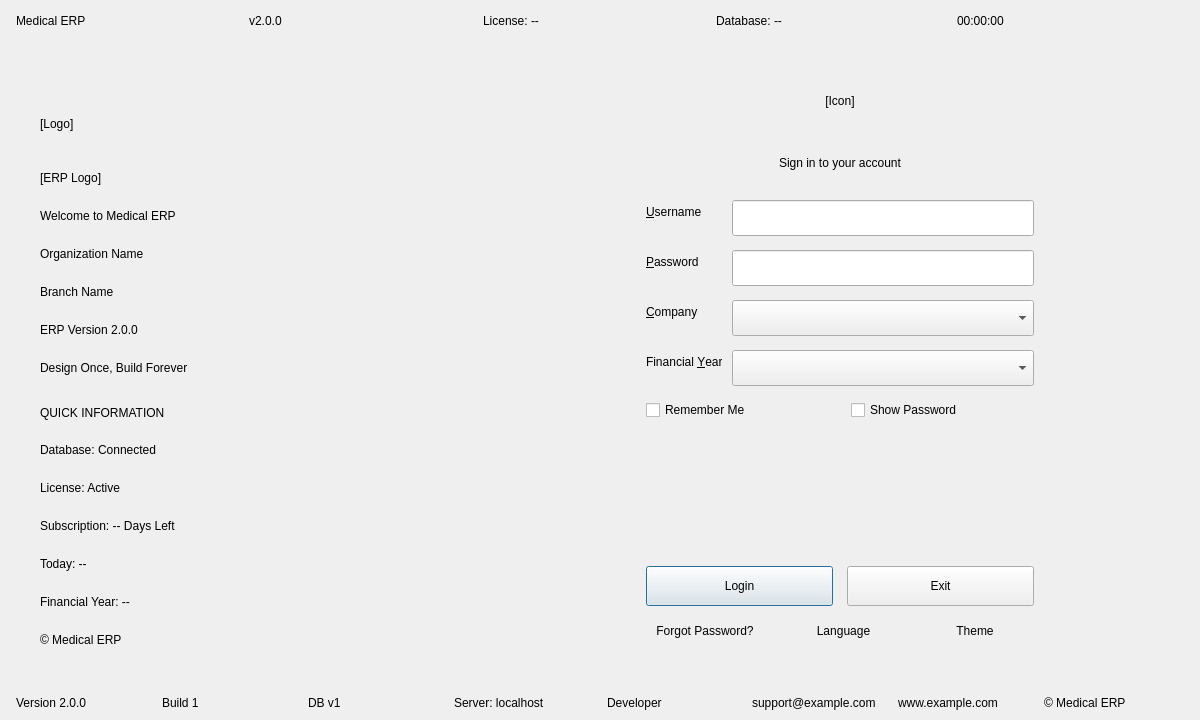
<?xml version="1.0" encoding="UTF-8"?>
<ui version="4.0">
 <class>MainWindow</class>
 <widget class="QMainWindow" name="MainWindow">
  <property name="geometry">
   <rect><x>0</x><y>0</y><width>1200</width><height>720</height></rect>
  </property>
  <property name="minimumSize">
   <size><width>1024</width><height>640</height></size>
  </property>
  <property name="windowTitle">
   <string>Medical ERP Login</string>
  </property>
  <widget class="QWidget" name="centralwidget">
   <layout class="QVBoxLayout" name="mainVerticalLayout">
    <property name="spacing"><number>0</number></property>
    <property name="leftMargin"><number>0</number></property>
    <property name="topMargin"><number>0</number></property>
    <property name="rightMargin"><number>0</number></property>
    <property name="bottomMargin"><number>0</number></property>

    <!-- ================= HEADER ================= -->
    <item>
     <widget class="QFrame" name="frmHeader">
      <property name="minimumSize"><size><width>0</width><height>42</height></size></property>
      <layout class="QHBoxLayout" name="headerLayout">
       <property name="leftMargin"><number>16</number></property>
       <property name="rightMargin"><number>16</number></property>
       <item><widget class="QLabel" name="lblERPName"><property name="text"><string>Medical ERP</string></property></widget></item>
       <item><widget class="QLabel" name="lblVersion"><property name="text"><string>v2.0.0</string></property></widget></item>
       <item><widget class="QLabel" name="lblLicense"><property name="text"><string>License: --</string></property></widget></item>
       <item><widget class="QLabel" name="lblDatabase"><property name="text"><string>Database: --</string></property></widget></item>
       <item>
        <spacer name="headerSpacer">
         <property name="orientation"><enum>Qt::Horizontal</enum></property>
        </spacer>
       </item>
       <item><widget class="QLabel" name="lblCurrentTime"><property name="text"><string>00:00:00</string></property></widget></item>
      </layout>
     </widget>
    </item>

    <!-- ================= BODY ================= -->
    <item>
     <layout class="QHBoxLayout" name="bodyLayout">
      <property name="spacing"><number>0</number></property>

      <!-- LEFT BRANDING PANEL -->
      <item>
       <widget class="QFrame" name="frmLeftPanel">
        <property name="minimumSize"><size><width>360</width><height>0</height></size></property>
        <property name="sizePolicy">
         <sizepolicy hsizetype="Preferred" vsizetype="Expanding">
          <horstretch>4</horstretch><verstretch>0</verstretch>
         </sizepolicy>
        </property>
        <layout class="QVBoxLayout" name="leftPanelLayout">
         <property name="leftMargin"><number>40</number></property>
         <property name="topMargin"><number>50</number></property>
         <property name="rightMargin"><number>40</number></property>
         <property name="bottomMargin"><number>30</number></property>
         <property name="spacing"><number>6</number></property>
         <item><widget class="QLabel" name="lblCompanyLogo"><property name="minimumSize"><size><width>64</width><height>64</height></size></property><property name="text"><string>[Logo]</string></property></widget></item>
         <item><widget class="QLabel" name="lblErpLogo"><property name="text"><string>[ERP Logo]</string></property></widget></item>
         <item><widget class="QLabel" name="lblWelcomeMessage"><property name="text"><string>Welcome to Medical ERP</string></property></widget></item>
         <item><widget class="QLabel" name="lblOrganizationName"><property name="text"><string>Organization Name</string></property></widget></item>
         <item><widget class="QLabel" name="lblBranchName"><property name="text"><string>Branch Name</string></property></widget></item>
         <item><widget class="QLabel" name="lblErpVersionInfo"><property name="text"><string>ERP Version 2.0.0</string></property></widget></item>
         <item><widget class="QLabel" name="lblTagline"><property name="text"><string>Design Once, Build Forever</string></property></widget></item>
         <item>
          <spacer name="leftPanelSpacer">
           <property name="orientation"><enum>Qt::Vertical</enum></property>
          </spacer>
         </item>
         <item><widget class="QLabel" name="lblQuickInfoTitle"><property name="text"><string>QUICK INFORMATION</string></property></widget></item>
         <item><widget class="QLabel" name="lblDatabaseStatus"><property name="text"><string>Database: Connected</string></property></widget></item>
         <item><widget class="QLabel" name="lblLicenseStatus"><property name="text"><string>License: Active</string></property></widget></item>
         <item><widget class="QLabel" name="lblSubscriptionStatus"><property name="text"><string>Subscription: -- Days Left</string></property></widget></item>
         <item><widget class="QLabel" name="lblTodayDate"><property name="text"><string>Today: --</string></property></widget></item>
         <item><widget class="QLabel" name="lblCurrentFinancialYear"><property name="text"><string>Financial Year: --</string></property></widget></item>
         <item><widget class="QLabel" name="lblCopyright"><property name="text"><string>© Medical ERP</string></property></widget></item>
        </layout>
       </widget>
      </item>

      <!-- RIGHT SIDE: centers the login card -->
      <item>
       <widget class="QWidget" name="loginRightContainer">
        <property name="sizePolicy">
         <sizepolicy hsizetype="Preferred" vsizetype="Expanding">
          <horstretch>6</horstretch><verstretch>0</verstretch>
         </sizepolicy>
        </property>
        <layout class="QVBoxLayout" name="loginRightVLayout">
         <item>
          <spacer name="loginCardTopSpacer">
           <property name="orientation"><enum>Qt::Vertical</enum></property>
          </spacer>
         </item>
         <item>
          <layout class="QHBoxLayout" name="loginCardHLayout">
           <item>
            <spacer name="loginCardLeftSpacer">
             <property name="orientation"><enum>Qt::Horizontal</enum></property>
            </spacer>
           </item>

           <!-- LOGIN CARD -->
           <item>
            <widget class="QFrame" name="frmLoginPanel">
             <property name="minimumSize"><size><width>420</width><height>0</height></size></property>
             <property name="maximumSize"><size><width>460</width><height>16777215</height></size></property>
             <layout class="QVBoxLayout" name="loginPanelLayout">
              <property name="leftMargin"><number>36</number></property>
              <property name="topMargin"><number>36</number></property>
              <property name="rightMargin"><number>36</number></property>
              <property name="bottomMargin"><number>28</number></property>
              <property name="spacing"><number>14</number></property>

              <item><widget class="QLabel" name="lblLoginIcon"><property name="alignment"><set>Qt::AlignHCenter</set></property><property name="minimumSize"><size><width>0</width><height>48</height></size></property><property name="text"><string>[Icon]</string></property></widget></item>
              <item><widget class="QLabel" name="lblLoginTitle"><property name="alignment"><set>Qt::AlignHCenter</set></property><property name="text"><string>Sign in to your account</string></property></widget></item>

              <item>
               <layout class="QFormLayout" name="loginFormLayout">
                <property name="verticalSpacing"><number>14</number></property>
                <property name="horizontalSpacing"><number>10</number></property>
                <property name="labelAlignment"><set>Qt::AlignLeft</set></property>

                <item row="0" column="0"><widget class="QLabel" name="lblUsername"><property name="text"><string>&amp;Username</string></property><property name="buddy"><cstring>txtUsername</cstring></property></widget></item>
                <item row="0" column="1"><widget class="QLineEdit" name="txtUsername"><property name="minimumSize"><size><width>0</width><height>36</height></size></property></widget></item>

                <item row="1" column="0"><widget class="QLabel" name="lblPassword"><property name="text"><string>&amp;Password</string></property><property name="buddy"><cstring>txtPassword</cstring></property></widget></item>
                <item row="1" column="1"><widget class="QLineEdit" name="txtPassword"><property name="minimumSize"><size><width>0</width><height>36</height></size></property><property name="echoMode"><enum>QLineEdit::Password</enum></property></widget></item>

                <item row="2" column="0"><widget class="QLabel" name="lblCompany"><property name="text"><string>&amp;Company</string></property><property name="buddy"><cstring>cmbCompany</cstring></property></widget></item>
                <item row="2" column="1"><widget class="QComboBox" name="cmbCompany"><property name="minimumSize"><size><width>0</width><height>36</height></size></property></widget></item>

                <item row="3" column="0"><widget class="QLabel" name="lblFinancialYear"><property name="text"><string>Financial &amp;Year</string></property><property name="buddy"><cstring>cmbFinancialYear</cstring></property></widget></item>
                <item row="3" column="1"><widget class="QComboBox" name="cmbFinancialYear"><property name="minimumSize"><size><width>0</width><height>36</height></size></property></widget></item>
               </layout>
              </item>

              <item>
               <layout class="QHBoxLayout" name="checkboxRowLayout">
                <item><widget class="QCheckBox" name="chkRememberMe"><property name="text"><string>Remember Me</string></property></widget></item>
                <item>
                 <spacer name="checkboxRowSpacer">
                  <property name="orientation"><enum>Qt::Horizontal</enum></property>
                 </spacer>
                </item>
                <item><widget class="QCheckBox" name="chkShowPassword"><property name="text"><string>Show Password</string></property></widget></item>
               </layout>
              </item>

              <item><widget class="QLabel" name="lblCapsLock"><property name="text"><string></string></property></widget></item>
              <item><widget class="QLabel" name="lblConnectionStatus"><property name="text"><string></string></property></widget></item>
              <item><widget class="QLabel" name="lblLoginMessage"><property name="wordWrap"><bool>true</bool></property><property name="text"><string></string></property></widget></item>

              <item>
               <layout class="QHBoxLayout" name="loginButtonRowLayout">
                <item><widget class="QPushButton" name="btnLogin"><property name="minimumSize"><size><width>0</width><height>40</height></size></property><property name="text"><string>Login</string></property><property name="default"><bool>true</bool></property></widget></item>
                <item><widget class="QPushButton" name="btnExit"><property name="minimumSize"><size><width>0</width><height>40</height></size></property><property name="text"><string>Exit</string></property></widget></item>
               </layout>
              </item>

              <item>
               <layout class="QHBoxLayout" name="loginExtraButtonRowLayout">
                <item><widget class="QPushButton" name="btnForgotPassword"><property name="flat"><bool>true</bool></property><property name="text"><string>Forgot Password?</string></property></widget></item>
                <item>
                 <spacer name="extraButtonSpacer">
                  <property name="orientation"><enum>Qt::Horizontal</enum></property>
                 </spacer>
                </item>
                <item><widget class="QPushButton" name="btnChangeLanguage"><property name="flat"><bool>true</bool></property><property name="text"><string>Language</string></property></widget></item>
                <item><widget class="QPushButton" name="btnTheme"><property name="flat"><bool>true</bool></property><property name="text"><string>Theme</string></property></widget></item>
               </layout>
              </item>

             </layout>
            </widget>
           </item>

           <item>
            <spacer name="loginCardRightSpacer">
             <property name="orientation"><enum>Qt::Horizontal</enum></property>
            </spacer>
           </item>
          </layout>
         </item>
         <item>
          <spacer name="loginCardBottomSpacer">
           <property name="orientation"><enum>Qt::Vertical</enum></property>
          </spacer>
         </item>
        </layout>
       </widget>
      </item>

     </layout>
    </item>

    <!-- ================= FOOTER ================= -->
    <item>
     <widget class="QFrame" name="frmFooter">
      <property name="minimumSize"><size><width>0</width><height>34</height></size></property>
      <layout class="QHBoxLayout" name="footerLayout">
       <property name="leftMargin"><number>16</number></property>
       <property name="rightMargin"><number>16</number></property>
       <item><widget class="QLabel" name="lblFooterVersion"><property name="text"><string>Version 2.0.0</string></property></widget></item>
       <item><widget class="QLabel" name="lblFooterBuild"><property name="text"><string>Build 1</string></property></widget></item>
       <item><widget class="QLabel" name="lblFooterDbVersion"><property name="text"><string>DB v1</string></property></widget></item>
       <item><widget class="QLabel" name="lblFooterServer"><property name="text"><string>Server: localhost</string></property></widget></item>
       <item>
        <spacer name="footerSpacer">
         <property name="orientation"><enum>Qt::Horizontal</enum></property>
        </spacer>
       </item>
       <item><widget class="QLabel" name="lblFooterDeveloper"><property name="text"><string>Developer</string></property></widget></item>
       <item><widget class="QLabel" name="lblFooterSupport"><property name="text"><string>support@example.com</string></property></widget></item>
       <item><widget class="QLabel" name="lblFooterWebsite"><property name="text"><string>www.example.com</string></property></widget></item>
       <item><widget class="QLabel" name="lblFooterCopyright"><property name="text"><string>© Medical ERP</string></property></widget></item>
      </layout>
     </widget>
    </item>

   </layout>
  </widget>
 </widget>
 <tabstops>
  <tabstop>txtUsername</tabstop>
  <tabstop>txtPassword</tabstop>
  <tabstop>cmbCompany</tabstop>
  <tabstop>cmbFinancialYear</tabstop>
  <tabstop>chkRememberMe</tabstop>
  <tabstop>chkShowPassword</tabstop>
  <tabstop>btnLogin</tabstop>
  <tabstop>btnExit</tabstop>
 </tabstops>
 <resources/>
 <connections/>
</ui>
